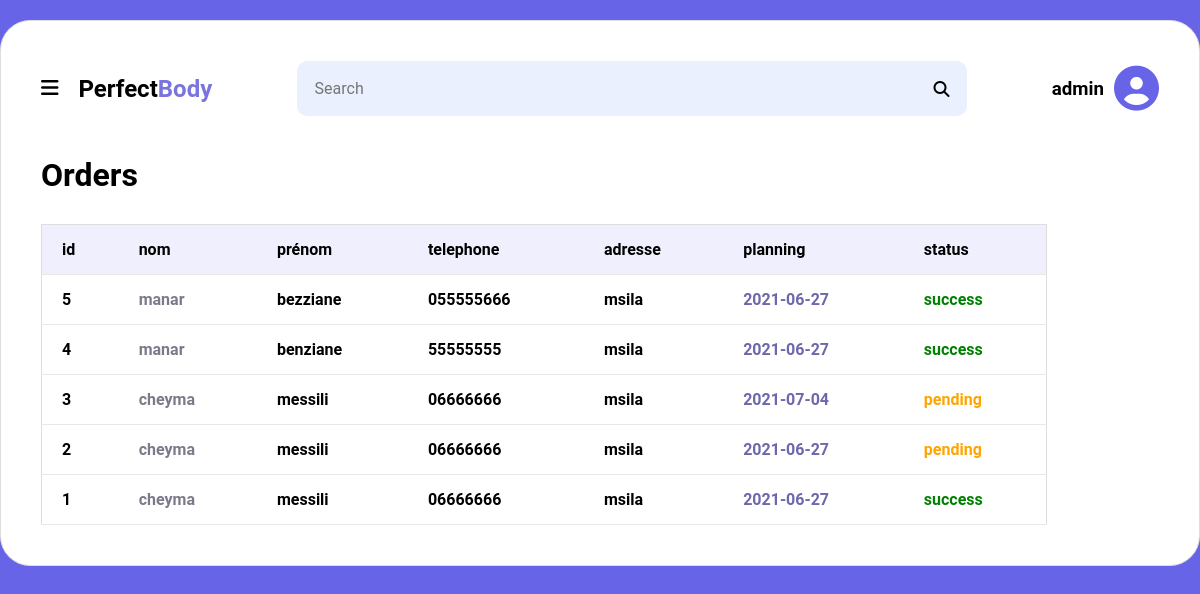
The page /admin/orders.php on the database its author committed.
### tables this page shows
CREATE TABLE `tbl_reservation` (
  `reserv_id` int(11) NOT NULL,
  `nom` varchar(256) NOT NULL,
  `prenom` varchar(256) NOT NULL,
  `email` varchar(256) NOT NULL,
  `telephone` varchar(256) NOT NULL,
  `adresse` varchar(256) NOT NULL,
  `planning` varchar(256) NOT NULL,
  `stats` varchar(256) NOT NULL
);

### admin/orders.php (the view, shortened to what this page needs)
<?php
 include('../dbconnect.php');
 $sql = "SELECT * from tbl_reservation order by reserv_id DESC";
$data = $con->prepare($sql);
$data->execute();
?>
<!DOCTYPE html>
<html lang="en">
<head>
     <link rel="stylesheet" href="./css/adminStyle.css">
</head>
<body >
    <div class="app">
    <header>
        <div class="title">
           <div class="menu"> <i class="fas fa-bars t" onclick="test()"></i></div>
           <h2>Perfect<span>Body</span></h2>
        </div>
        <div class="search">
            <input type="text" placeholder="Search">
            <i class="fas fa-search"></i>
        </div>
        <div class="admin">
            <h3>admin</h3>
            <i class="fas fa-user-circle"></i>
        </div>
    </header>
    <main>
        <div class="row">
            <div class="col-2">
                 <h1>Orders</h1>
 <table class="table-content">
    <thead>
        <tr>
            <th>id</th>
            <th>nom</th>
            <th>prénom</th>
            <th>telephone</th>
            <th>adresse</th>
            <th>planning</th>
            <th>status</th>
        </tr>
    </thead>
    <tbody>
        <?php foreach($data as $row) {  ?>
        <tr>
            <td><?php echo $row['reserv_id'] ?></td>
            <td style="color: #7c7989;"><?php echo $row['nom'] ?></td>
            <td> <?php echo $row['prenom'] ?></td>
            <td><?php echo $row['telephone'] ?></td>
            <td><?php echo $row['adresse'] ?></td>
            <td style="color: #6d68ab;"><?php echo $row['planning'] ?></td>
              <?php if($row['stats']=='pending') {  ?>
            <td ><a href="?id=<?php echo $row['reserv_id'] ?>" style="color: orange"><?php echo $row['stats'] ?></a></td>
            <?php }else{  ?>
                <td ><a href="?id=<?php echo $row['reserv_id'] ?>" style="color: green"><?php echo $row['stats'] ?></a></td>
                <?php } ?>
        </tr>
        <?php } ?>
    </tbody>
</table>
            </div>
        </div>
    </main>
</div>
</body>
</html>

### admin/css/adminStyle.css (style rules this page uses)
* { padding: 0; margin: 0; box-sizing: border-box; list-style: none; text-decoration: none; font-family: "roboto", sans-serif; }
body { background: #6764e7; }
.app { border: 1px solid #dddddd; border-radius: 30px; padding: 40px; width: 1200px; margin: 20px auto 20px; background: #fff; }
header { display: flex; justify-content: space-between; align-items: center; margin-bottom: 40px; }
header .menu { display: none; }
header .title { display: flex; align-items: center; }
header .title i { margin-right: 20px; cursor: pointer; font-size: 20px; }
header h2 { flex-basis: 20%; }
header span { color: #7a74df; }
header .search { display: flex; justify-content: space-between; align-items: center; padding: 18px; width: 400px; border-radius: 10px; background: #eaf0fe; flex-basis: 60%; }
header input { border: none; background: #eaf0fe; width: 100%; font-size: 16px; }
header .admin { display: flex; align-items: center; }
.admin i { font-size: 45px; margin-left: 10px; color: #6764e7; }
.row { display: flex; }
.col-2 { flex-basis: 80%; }
.col-2 h1 { margin-bottom: 30px; }
.table-content { border-collapse: collapse; border: 1px solid #dddddd; width: 90%; font-weight: bold; }
.table-content tr { border-bottom: 1px solid #e8e8e8; }
.table-content th { background: #f0effd; padding: 15px 20px; text-align: left; color: #000; }
.table-content td { padding: 15px 20px; text-align: left; }
@media only screen and (max-width: 1210px) { header .menu { display: block; } }
@media only screen and (max-width: 1210px) { .col-2 { flex-basis: 100%; } }

### rows shown on the page
tbl_reservation: reserv_id "5", nom "manar", prenom "bezziane", telephone "055555666", adresse "msila", planning "2021-06-27", stats "success"
tbl_reservation: reserv_id "4", nom "manar", prenom "benziane", telephone "55555555", adresse "msila", planning "2021-06-27", stats "success"
tbl_reservation: reserv_id "3", nom "cheyma", prenom "messili", telephone "06666666", adresse "msila", planning "2021-07-04", stats "pending"
tbl_reservation: reserv_id "2", nom "cheyma", prenom "messili", telephone "06666666", adresse "msila", planning "2021-06-27", stats "pending"
tbl_reservation: reserv_id "1", nom "cheyma", prenom "messili", telephone "06666666", adresse "msila", planning "2021-06-27", stats "success"
